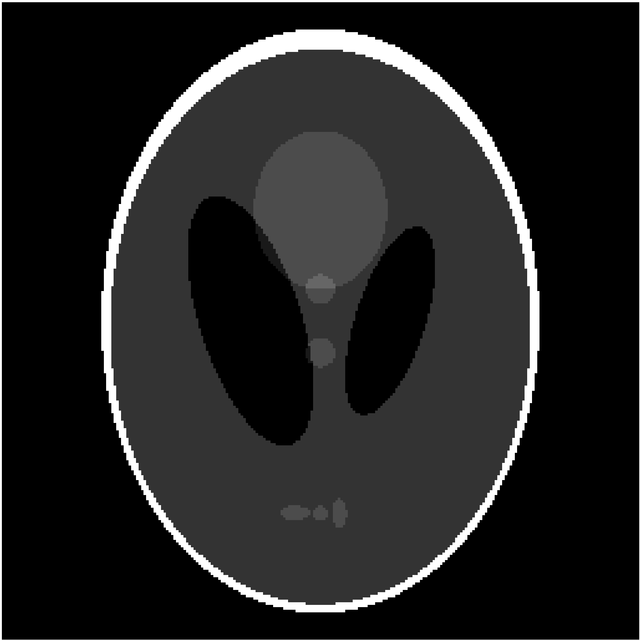
%> input picture DirectFourierReconstruction/1.png, 640 x 640 px
$ octave Q1toQ4.m   (GNU Octave 9; MATLAB toolbox functions it lacks are replaced by stand-ins)
%> lines starting %> are read from the running program, lines starting %| are printed output that depends on the picture
%Q1 load image
I = zeros(641);
temp = im2double(imread('1.png'));
%> temp: size 640x640 double; min 0, max 1, mean 0.13
I(1:640,1:640)=temp;

subplot(241);
imshow(I);

%Q2
%rt at theta 30
rt30 = radon(I,30);
%> rt30 = 911 values, max 170 at index 683, min 0 at index 1, mean 58.28
subplot(242);
plot(rt30);

T30 = fftshift(fft(rt30));
T30LA = log(abs(T30)+1);
%> T30LA = 911 values, max 10.88 at index 456, min 0.216 at index 61, mean 3.21
subplot(243);
plot(T30LA);

iT30 = ifft(ifftshift(T30));
%> iT30 = 911 values, max 170 at index 683, min -5.09e-14 at index 897, mean 58.28
subplot(244);
plot(iT30);

%FT image
F = ifftshift(fft2(fftshift(I)));
FLA = log(abs(F)+1);
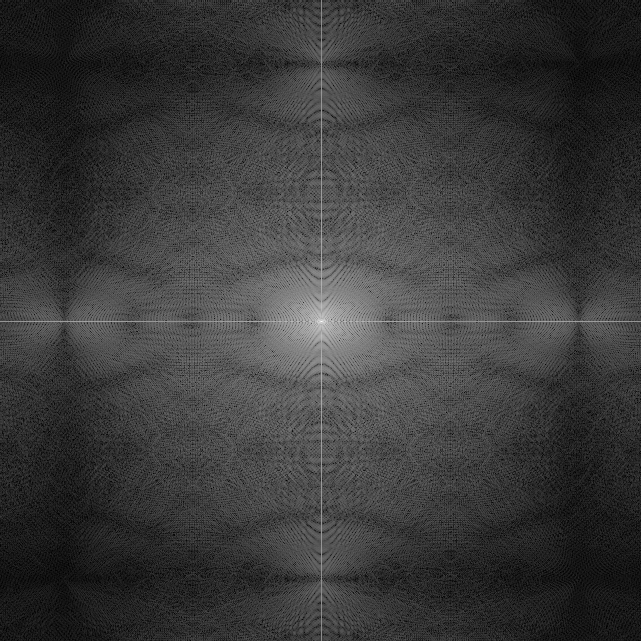
%> FLA: size 641x641 double; min 0.00318, max 10.88, mean 2.49; drawn with min black and max white
subplot(245);
imshow(mat2gray(FLA));%show FT


polar = zeros(641);
for i =-320:320
    for j =-320:320
        polar(i+321,j+321) = cart2pol(i,j);
    end
end
polar = imrotate(polar,90);
Ft30m = zeros(641);
Ft30 = zeros(1,909);
Ft30m(321,321) = F(321,321);
Ft30(455) = F(321,321);
%> (the run ends here)
